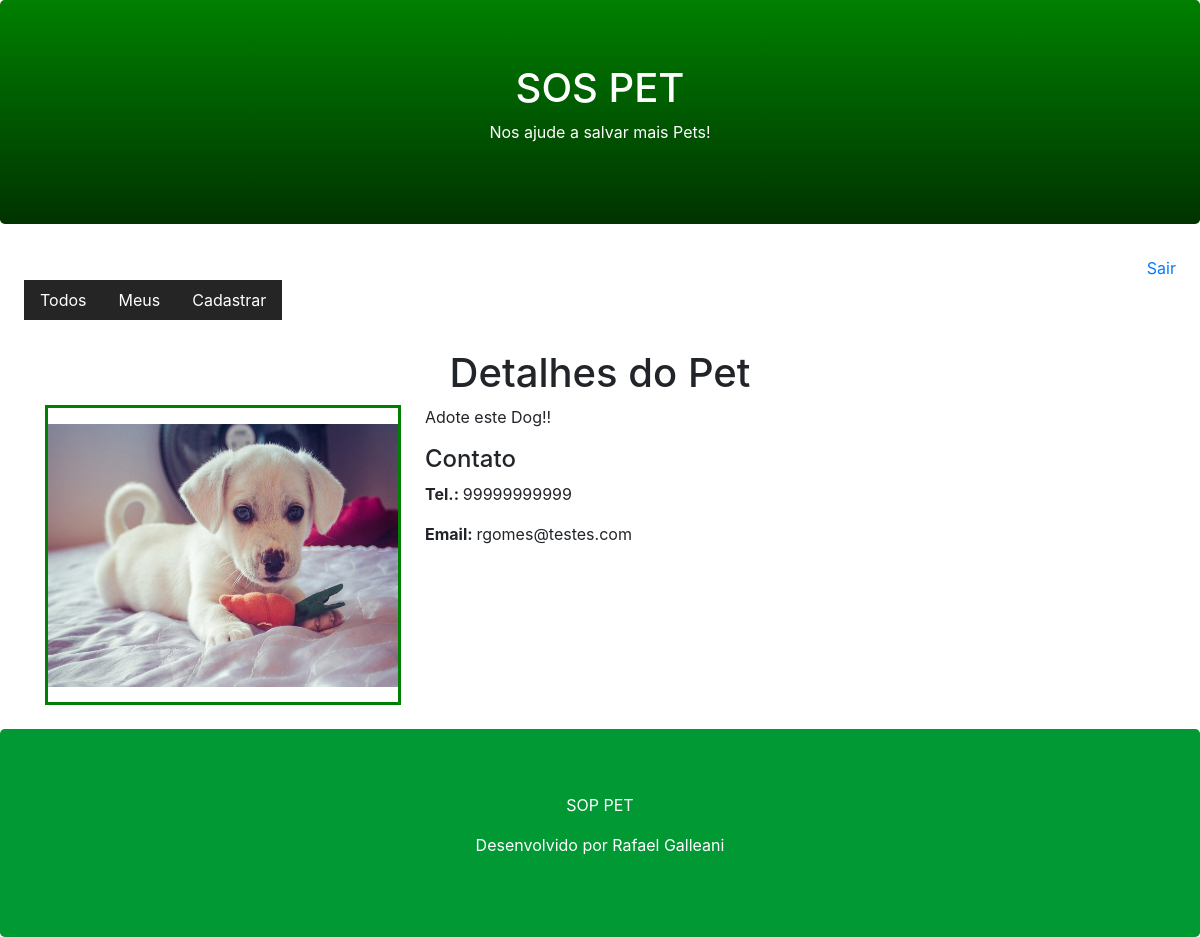
Page /pet/detail/16/ on the committed database.
### core/models.py (models this page shows, shortened)
class Pet(models.Model):
    city = models.CharField(max_length=100)#campo e o tipo e a quantidade de caracter.
    description = models.TextField()# para inserção de textos longos mas ha outros
    phone = models.CharField(max_length=11)
    email = models.EmailField()
    begin_date = models.DateTimeField(auto_now_add=True)# vair criar o horario que foi inserido os dados na tabela e incrementado automatico pelo auto
    photo = models.ImageField('pet') # no banco fica o caminho da foto por isso esse imagefield
    active = models.BooleanField(default=True)#desafio para acertar o modo sempre que for criado vai estar ativo.
    user = models.ForeignKey(User, on_delete=models.CASCADE)# pois o django ja cria a tabela de user e vou importar para saber qual usuario criou o pet.
    class Meta:
        db_table = 'pet'

### core/views.py (the view)
# urls.py: path('pet/detail/<id>/', views.pet_detail), #o id vai ser passado como parametro por causa do sinal <> que a views intrepreta dessa forma.
def pet_detail(request, id):
    pet = Pet.objects.get(active=True, id=id)
    return render(request,'pet.html', {'pet':pet})

### templates/pet.html (shortened to what this page needs)
{% extends "model-page.html" %}
{% block content %}
<h1 class="text-center">Detalhes do Pet</h1>
<div class="container mp-4 mb-4">
    <div class="row">
        <div class="col-sm-4">
            <div style="border-color: green; border-style: solid; width: 356px; height: 300px;">
                <img src="{{pet.photo.url }}" width="350" height="263" style="margin-top: 16px;">
            </div>
        </div>
        <div class="col-sm-8">
            <p>{{pet.description}}</p>
            <h4>Contato</h4>
            <p><b>Tel.: </b>{{pet.phone}}</p>
            <p><b>Email: </b>{{pet.email}}</p>
        </div>
    </div>
</div>
{% endblock %}

### rows in the picture
Pet: photo (picture), description "Adote este Dog!!", phone "99999999999", email "rgomes@testes.com"
